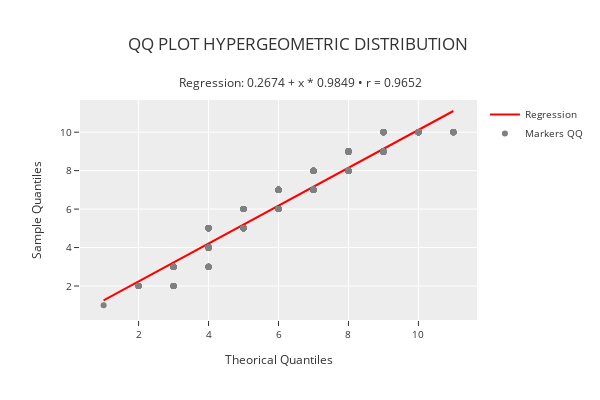

The notebook cell this image was saved under:
### Code cell
phitter_disc.qq_plot_regression("hypergeometric")

### Figure 1 — Plotly figure (JSON) as saved in the notebook; plotly's stock layout.template omitted (floating-point values rounded to 4 significant figures; data arrays with more than 128 entries replaced by an {"elided": "..."} marker saying what was removed)
{"data": [{"line": {"color": "rgba(255,0,0,1)", "width": 2}, "mode": "lines", "name": "Regression", "type": "scatter", "x": {"elided": "10000 int values"}, "y": {"elided": "10000 float values"}}, {"marker": {"color": "rgba(128,128,128,1)", "size": 6}, "mode": "markers", "name": "Markers QQ", "type": "scatter", "x": {"elided": "10000 int values"}, "y": {"elided": "10000 int values"}}], "layout": {"height": 400, "legend": {"font": {"size": 10}, "orientation": "v", "title": {}, "xanchor": "left", "y": 1, "yanchor": "auto"}, "title": {"text": "QQ PLOT HYPERGEOMETRIC DISTRIBUTION <br><br><sup>Regression: 0.2674 + x * 0.9849 • r = 0.9652</sup>"}, "width": 600, "xaxis": {"tickfont": {"size": 10}, "title": {"font": {"size": 12}, "text": "Theorical Quantiles"}}, "yaxis": {"tickfont": {"size": 10}, "title": {"font": {"size": 12}, "text": "Sample Quantiles"}}}}
